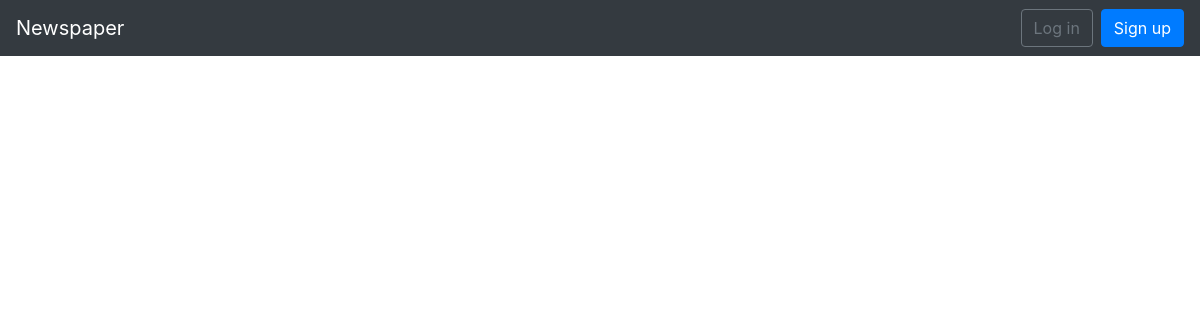
The page /articles/ on the database as committed earlier.
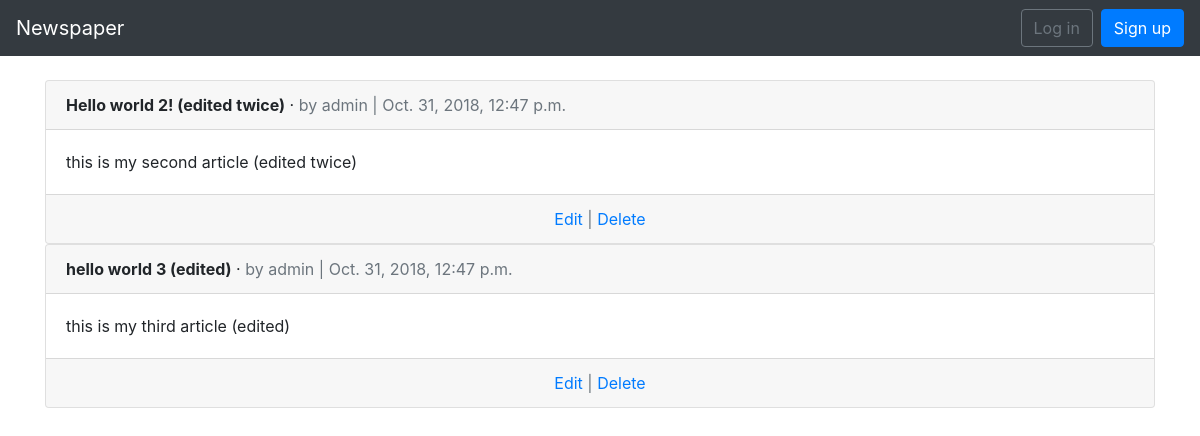
The same page on the database as committed later.
### articles/models.py (models this page shows, shortened)
class Article(models.Model):
    title = models.CharField(max_length=255)
    body = models.TextField()
    date = models.DateTimeField(auto_now_add=True)
    author = models.ForeignKey(
        settings.AUTH_USER_MODEL,
        on_delete=models.CASCADE
    )

### users/models.py (models this page shows)
class CustomUser(AbstractUser):
    age = models.PositiveIntegerField(default=0)

### articles/views.py (the view)
# urls.py: path('', views.ArticleListView.as_view(), name='article_list'),
class ArticleListView(ListView):
    model = models.Article
    template_name = 'article_list.html'

### templates/article_list.html (shortened to what this page needs)
{% extends 'base.html' %}
{% block content %}
    {% for article in object_list %}
        <div class="card">
            <div class="card-header">
                <span class="font-weight-bold">{{article.title}}</span> &middot;
                <span class="text-muted">by {{article.author}} | {{article.date}}</span>
            </div>
            <div class="card-body">
                {{article.body}}
            </div>
            <div class="card-footer text-center text-muted">
                <a href="{% url 'article_edit' article.pk %}">Edit</a> |
                <a href="{% url 'article_delete' article.pk %}">Delete</a>
            </div>
        </div>
    {% endfor %}
{% endblock content %}

### templates/base.html (shortened to what this page needs)
<!doctype html>
<html lang="en">
<head>
    <link rel="stylesheet" href="https://maxcdn.bootstrapcdn.com/bootstrap/4.0.0/css/bootstrap.min.css"
>
</head>
<body>
    <nav class="navbar navbar-expand-md navbar-dark bg-dark mb-4">
        <a class="navbar-brand" href="{% url 'home' %}">Newspaper</a>
        <div class="collapse navbar-collapse" id="navbarCollapse">
            {% if user.is_authenticated %}
            <ul class="navbar-nav ml-auto">
                <li class="nav-item">
                    <a class="nav-link dropdown-toggle" href="#" id="userMenu" data-toggle="dropdown" aria-haspopup="true"
                        aria-expanded="false">
                        {{ user.username }}
                    </a>
                    <div class="dropdown-menu dropdown-menu-right" aria-labelledby="userMenu">
                        <a class="dropdown-item" href="{% url 'password_change' %}">Change password</a>
                        <div class="dropdown-divider"></div>
                        <a class="dropdown-item" href="{% url 'logout' %}">Log out</a>
                    </div>
                </li>
            </ul>
            {% else %}
            <form class="form-inline ml-auto">
                <a href="{% url 'login' %}" class="btn btn-outline-secondary">Log in</a>
                <a href="{% url 'signup' %}" class="btn btn-primary ml-2">Sign up</a>
            </form>
            {% endif %}
        </div>
    </nav>
    <div class="container">
        {% block content %}
        {% endblock %}
    </div>
</body>
</html>

Rows that differ between the two databases and show on the page:
added Article: title "Hello world 2! (edited twice)", author "admin", date "Oct. 31, 2018, 12:47 p.m.", body "this is my second article (edited twice)"
added Article: title "hello world 3 (edited)", author "admin", date "Oct. 31, 2018, 12:47 p.m.", body "this is my third article (edited)"
